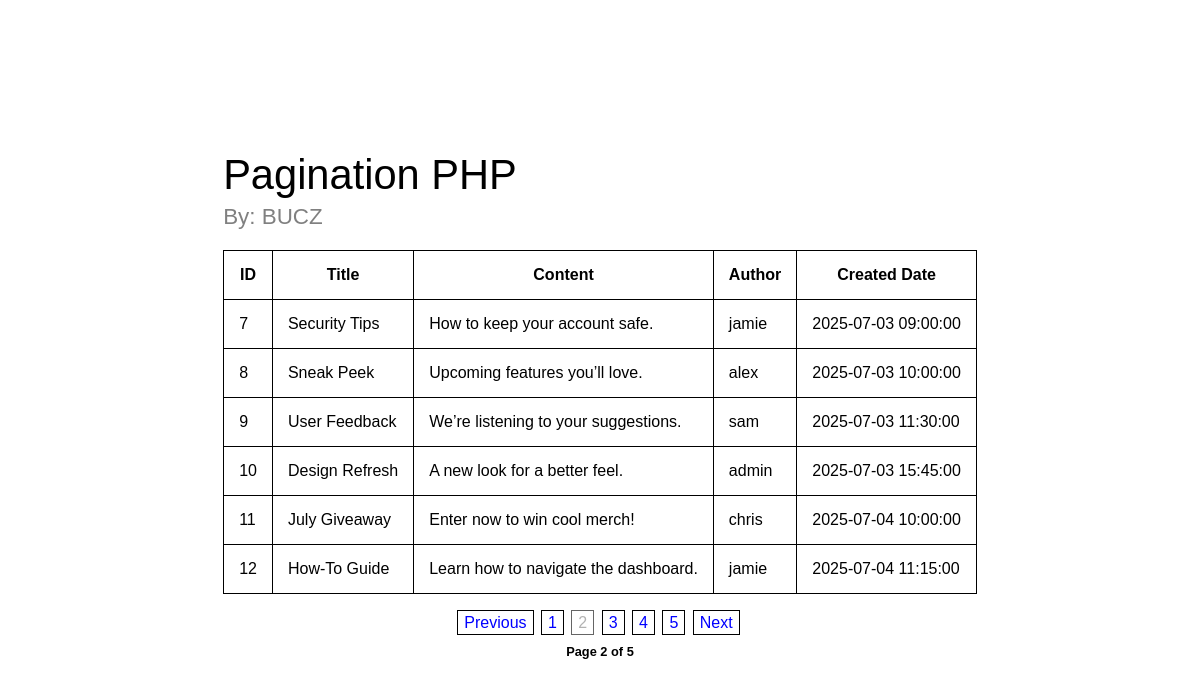
Page /?page_no=2 on the committed database.
### tables this page shows
CREATE TABLE `paginationtable` (
  `id` int(11) NOT NULL,
  `title` varchar(255) NOT NULL,
  `content` text DEFAULT NULL,
  `author` varchar(100) DEFAULT NULL,
  `created_at` datetime DEFAULT current_timestamp()
);

### includes/pagination.script.php (called while the page is built)
<?php
if(isset($_GET['page_no']) && $_GET['page_no'] !== "") {
    $page_no = $_GET['page_no'];
}else {
    $page_no = 1;
}
$total_records_per_page = 6;
$offset = ($page_no - 1) * $total_records_per_page;
$fetchData = $pdo->query("SELECT * FROM paginationtable LIMIT $offset, $total_records_per_page");
$previous_page = $page_no - 1;
$next_page = $page_no + 1;
$stmt = $pdo->query("SELECT COUNT(*) AS total_records FROM paginationtable");
$row = $stmt->fetch(PDO::FETCH_ASSOC);
$total_records = $row['total_records'];
$total_no_of_pages = ceil($total_records / $total_records_per_page);

### index.php (the view, shortened to what this page needs)
<?php
include 'includes/db.connect.php';
?>
<!DOCTYPE html>
<html lang="en">
<head>
    <link rel="stylesheet" href="stylesheets/style.css">
</head>
<body>
    <main>
        <div class="container">
            <h1>Pagination PHP</h1>
            <p>By: BUCZ</p>
            <table>
                <tr>
                    <th>ID</th>
                    <th>Title</th>
                    <th>Content</th>
                    <th>Author</th>
                    <th>Created Date</th>
                </tr>
                <?php
                require_once 'includes/pagination.script.php';
                while($row = $fetchData->fetch(PDO::FETCH_ASSOC)) {
                    echo
                    "<tr>
                        <td>$row[id]</td>
                        <td>$row[title]</td>
                        <td>$row[content]</td>
                        <td>$row[author]</td>
                        <td>$row[created_at]</td>
                    </tr>";
                }
                ?>
            </table>
        </div>
        <div class="pagination-container">
                <a class="<?php echo ($page_no <= 1) ? 'disabled' : ''; ?>" <?php echo ($page_no > 1) ? 'href=?page_no=' . $previous_page : ''; ?>>Previous</a>
                <?php
                for($counter = 1; $counter <= $total_no_of_pages; $counter++) { ?>
                <?php if($page_no != $counter) { ?>
                    <a href="?page_no=<?php echo $counter ?>"><?php echo $counter ?></a>
                <?php }else { ?>
                    <a class="disabled"><?php echo $counter ?></a>
                <?php } ?>
                <?php } ?>
                <a class="<?php echo ($page_no >= $total_no_of_pages) ? 'disabled' : ''; ?>" <?php echo ($page_no < $total_no_of_pages) ? 'href=?page_no=' . $next_page : ''; ?>>Next</a>
            </div>
            <div class="total-page">
                <strong>Page <?php echo $page_no;?> of <?php echo $total_no_of_pages;?></strong>
            </div>
    </main>
</body>
</html>

### stylesheets/style.css (style rules this page uses)
* { margin: 0; padding: 0; box-sizing: border-box; font-family: sans-serif; }
main { width: 100%; min-height: 100svh; display: flex; justify-content: center; align-items: center; flex-direction: column; }
.container { margin-top: 10px; margin-bottom: 10px; }
.container h1 { font-weight: lighter; font-size: 2.6rem; margin-bottom: 5px; }
.container p { color: gray; font-size: 1.4rem; margin-bottom: 20px; }
table, th, td { border: 1px solid black; border-collapse: collapse; padding: 15px; margin-bottom: 10px; }
.pagination-container { margin-bottom: 10px; }
.pagination-container a { text-decoration: none; border: 1px solid black; padding: 3px 6px; color: blue; margin-right: 3px; }
.pagination-container a.disabled { pointer-events: none; cursor: not-allowed; opacity: 0.6; color: gray; }
.total-page strong { font-size: 0.8rem; }

### rows in the picture
paginationtable: id "7", title "Security Tips", content "How to keep your account safe.", author "jamie", created_at "2025-07-03 09:00:00"
paginationtable: id "8", title "Sneak Peek", content "Upcoming features you’ll love.", author "alex", created_at "2025-07-03 10:00:00"
paginationtable: id "9", title "User Feedback", content "We’re listening to your suggestions.", author "sam", created_at "2025-07-03 11:30:00"
paginationtable: id "10", title "Design Refresh", content "A new look for a better feel.", author "admin", created_at "2025-07-03 15:45:00"
paginationtable: id "11", title "July Giveaway", content "Enter now to win cool merch!", author "chris", created_at "2025-07-04 10:00:00"
paginationtable: id "12", title "How-To Guide", content "Learn how to navigate the dashboard.", author "jamie", created_at "2025-07-04 11:15:00"

### other values in the picture
$page_no "2"
$total_no_of_pages "5"
